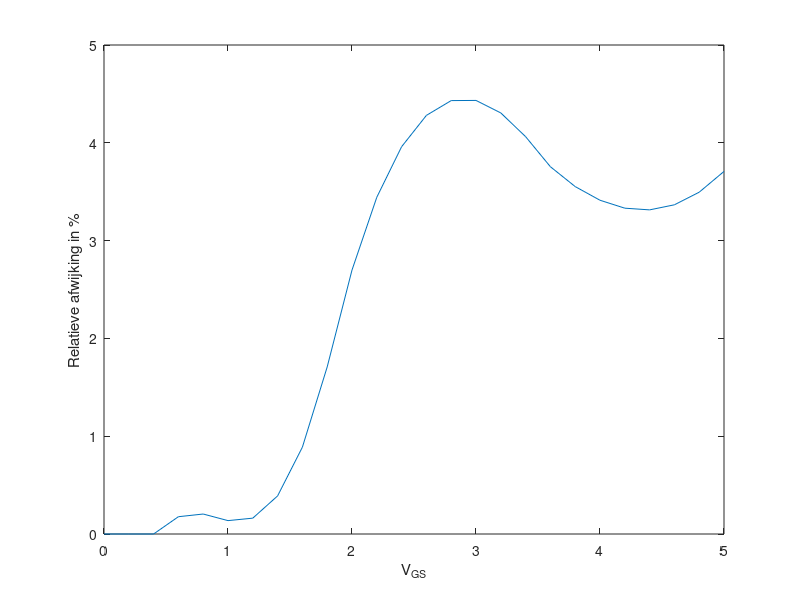

The MATLAB source for this figure:
%compare.m
%
%Robin Hes - TU Delft
%
%A script to calculate average deviation between CMOS SPICE simulation and
%CMOS simulation using Rabaey's model

%cleanup
clc; clear; close all;
%load simulation data
load sim.mat;
%load model and model simulation data
load model.mat;

delta_I_D = abs(sim_I_D1 - model_I_D);
column_avg_I_D = zeros(size(delta_I_D, 2), 1);
column_avg_delta_I_D = zeros(size(delta_I_D, 2), 1);

for i = 1:size(delta_I_D, 2)
    column_avg_I_D(i) = mean(sim_I_D1(:,i), 1);
    column_avg_delta_I_D(i) = mean(delta_I_D(:,i), 1);
end

%calculate and plot relative deviation for different values of V_GS
rel_dev = (column_avg_delta_I_D ./ column_avg_I_D(i))*100;
plot(sim_V_GS1, rel_dev);
xlabel('V_{GS}');
ylabel('Relatieve afwijking in %');